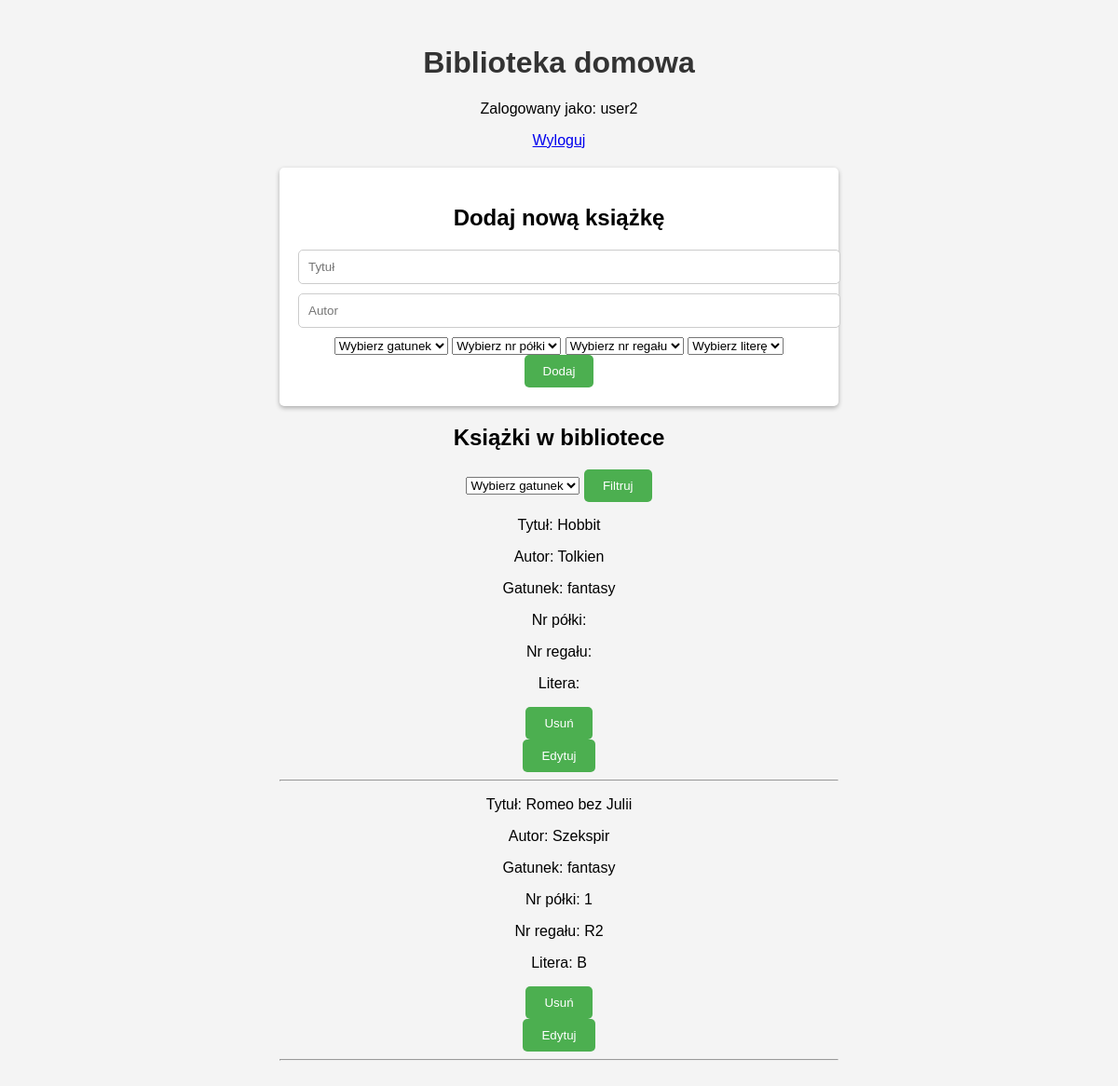
The app's page /library.php?category=fantasy (signed in) with its own data.
### tables this page shows
CREATE TABLE `books` (
  `id` int(11) NOT NULL,
  `title` varchar(255) NOT NULL,
  `author` varchar(255) NOT NULL,
  `category` varchar(20) NOT NULL,
  `nr_polki` varchar(100) NOT NULL,
  `nr_regal` varchar(10) NOT NULL,
  `alphabet` varchar(5) NOT NULL
);

### library.php (the view, shortened to what this page needs)
<?php
$conn = new mysqli("localhost", "root", "", "library");
$sql = "SELECT * FROM books";
if (isset($_GET["category"])) {
    $selectedCategory = $_GET["category"];
    $sql .= " WHERE category='$selectedCategory'";
}
$result = $conn->query($sql);
$booksList = "";
if ($result->num_rows > 0) {
    while ($row = $result->fetch_assoc()) {
        $booksList .= "<p>Tytuł: " . $row["title"] . "</p>";
        $booksList .= "<p>Autor: " . $row["author"] . "</p>";
        $booksList .= "<p>Gatunek: " . $row["category"] . "</p>";
        $booksList .= "<p>Nr półki: " . $row["nr_polki"] . "</p>";
        $booksList .= "<p>Nr regału: " . $row["nr_regal"] . "</p>";
        $booksList .= "<p>Litera: " . $row["alphabet"] . "</p>";
        $booksList .= "<form action='library.php' method='GET'>";
        $booksList .= "<input type='hidden' name='delete' value='" . $row["id"] . "'>";
        $booksList .= "<button type='submit'>Usuń</button>";
        $booksList .= "</form>";
        $booksList .= "<button onclick='showEditForm(" . $row["id"] . ")'>Edytuj</button>";
        $booksList .= "<div id='edit-form-" . $row["id"] . "' style='display: none;'>";
        $booksList .= "<form action='library.php' method='POST'>";
        $booksList .= "<input type='hidden' name='book-id' value='" . $row["id"] . "'>";
        $booksList .= "<input type='text' name='new-author' placeholder='Nowy autor'>";
        $booksList .= "<input type='text' name='new-title' placeholder='Nowy tytuł'>";
        $booksList .= "<select name='new-category'>";
        $booksList .= "<option value='' disabled selected>Wybierz gatunek</option>";
        $booksList .= "<option value='fantasy'>Fantasy</option>";
        $booksList .= "<option value='horror'>Horror</option>";
        $booksList .= "<option value='sci-fi'>Sci-fi</option>";
        $booksList .= "<option value='comedy'>Komedia</option>";
        $booksList .= "<option value='documentary'>Dokument</option>";
        $booksList .= "</select>";
        $booksList .= "<select name='new-nr_polki'>";
        $booksList .= "<option value='' disabled selected>Wybierz nr półki</option>";
        $booksList .= "<option value='1'>1</option>";
        $booksList .= "<option value='2'>2</option>";
        $booksList .= "<option value='3'>3</option>";
        $booksList .= "<option value='4'>4</option>";
        $booksList .= "<option value='5'>5</option>";
        $booksList .= "</select>";
        $booksList .= "<select name='new-nr_regal'>";
        $booksList .= "<option value='' disabled selected>Wybierz nr regału</option>";
        $booksList .= "<option value='R1'>R1</option>";
        $booksList .= "<option value='R2'>R2</option>";
        $booksList .= "<option value='R3'>R3</option>";
        $booksList .= "<option value='R4'>R4</option>";
        $booksList .= "<option value='R5'>R5</option>";
        $booksList .= "</select>";
        $booksList .= "<select name='new-alphabet'>";
        $booksList .= "<option value='' disabled selected>Wybierz litere</option>";
        $booksList .= "<option value='A'>A</option>";
        $booksList .= "<option value='B'>B</option>";
        $booksList .= "<option value='C'>C</option>";
        $booksList .= "<option value='D'>D</option>";
        $booksList .= "<option value='E'>E</option>";
        $booksList .= "</select>";
        $booksList .= "<button type='submit' name='edit'>Zapisz</button>";
        $booksList .= "</form>";
        $booksList .= "</div>";
        $booksList .= "<hr>";
    }
} else {
    $booksList = "Brak książek w bibliotece.";
}
?>
<!DOCTYPE html>
<html>
<head>
    <link rel="stylesheet" type="text/css" href="style.css">
</head>
<body>
    <div class="container">
        <h1>Biblioteka domowa</h1>
        <p>Zalogowany jako: <?php echo $_SESSION["username"]; ?></p>
        <a href="library.php?logout=true">Wyloguj</a>
        <div class="form-container">
            <h2>Dodaj nową książkę</h2>
            <form action="library.php" method="POST">
                <input type="text" name="title" placeholder="Tytuł" required>
                <input type="text" name="author" placeholder="Autor" required>
                <select name="category" required>
                    <option value="" disabled selected>Wybierz gatunek</option>
                </select>
                <select name="nr_polki" required>
                    <option value="" disabled selected>Wybierz nr półki</option>
                </select>
                <select name="nr_regal" required>
                    <option value="" disabled selected>Wybierz nr regału</option>
                </select>
                <select name="alphabet" required>
                    <option value="" disabled selected>Wybierz literę</option>
                </select>
                <button type="submit" name="submit">Dodaj</button>
            </form>
        </div>
        <div class="books-container">
            <h2>Książki w bibliotece</h2>
            <form action="library.php" method="GET">
                <select name="category">
                    <option value="" disabled selected>Wybierz gatunek</option>
                </select>
                <button type="submit">Filtruj</button>
            </form>
            <?php echo $booksList; ?>
        </div>
    </div>
</body>
</html>

### style.css (style rules this page uses)
body { font-family: Arial, sans-serif; background-color: #f4f4f4; }
.container { max-width: 600px; margin: 0 auto; padding: 20px; text-align: center; justify-content: center; align-items: center; }
h1 { color: #333; }
.form-container { margin-top: 20px; background-color: #fff; padding: 20px; border-radius: 5px; box-shadow: 0 2px 5px rgba(0, 0, 0, 0.3); justify-content: center; }
input[type="text"], input[type="password"], input[type="email"] { width: 100%; padding: 10px; margin-bottom: 10px; border-radius: 5px; border: 1px solid #ccc; }
button { background-color: #4caf50; color: #fff; padding: 10px 20px; border: none; border-radius: 5px; cursor: pointer; }

### records on screen
books: title "Hobbit", author "Tolkien", category "fantasy"
books: title "Romeo bez Julii", author "Szekspir", category "fantasy", nr_polki "1", nr_regal "R2", alphabet "B"

### other values on screen
$_SESSION["username"] "user2"
